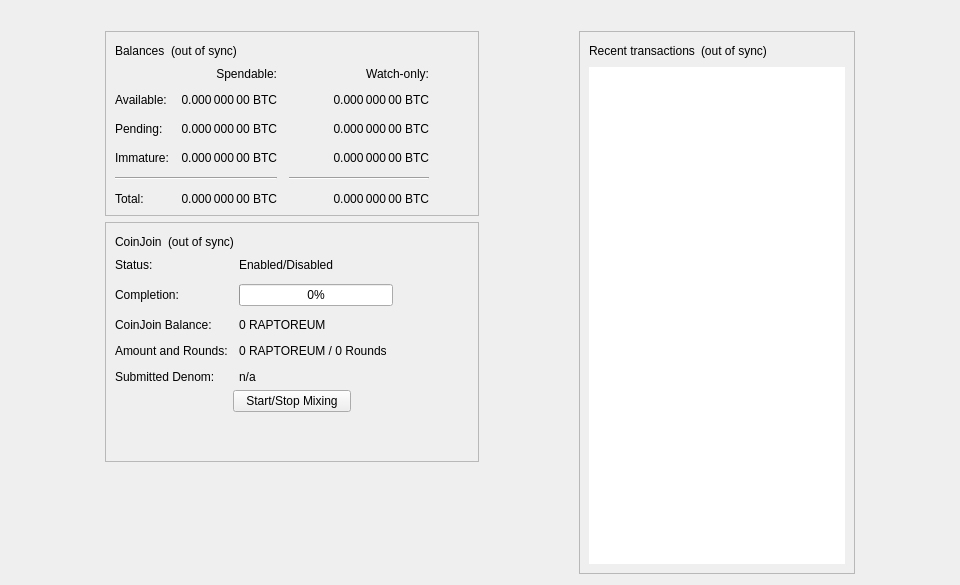
<?xml version="1.0" encoding="UTF-8"?>
<ui version="4.0">
 <class>OverviewPage</class>
 <widget class="QWidget" name="OverviewPage">
  <property name="geometry">
   <rect>
    <x>0</x>
    <y>0</y>
    <width>960</width>
    <height>585</height>
   </rect>
  </property>
  <property name="minimumSize">
   <size>
    <width>960</width>
    <height>0</height>
   </size>
  </property>
  <property name="windowTitle">
   <string>Form</string>
  </property>
  <layout class="QVBoxLayout" name="topLayout">
   <item>
    <widget class="QLabel" name="labelAlerts">
     <property name="visible">
      <bool>false</bool>
     </property>
     <property name="wordWrap">
      <bool>true</bool>
     </property>
     <property name="margin">
      <number>3</number>
     </property>
     <property name="textInteractionFlags">
      <set>Qt::TextSelectableByMouse</set>
     </property>
    </widget>
   </item>
   <item>
    <layout class="QHBoxLayout" name="horizontalLayout" stretch="1,0,1,0,1">
     <item>
      <spacer name="horizontalSpacerLeft">
       <property name="orientation">
        <enum>Qt::Horizontal</enum>
       </property>
       <property name="sizeType">
        <enum>QSizePolicy::Preferred</enum>
       </property>
       <property name="sizeHint" stdset="0">
        <size>
         <width>10</width>
         <height>20</height>
        </size>
       </property>
      </spacer>
     </item>
     <item>
      <layout class="QVBoxLayout" name="verticalLayout_2">
       <item>
        <widget class="QFrame" name="frame">
         <property name="frameShape">
          <enum>QFrame::StyledPanel</enum>
         </property>
         <property name="frameShadow">
          <enum>QFrame::Raised</enum>
         </property>
         <layout class="QVBoxLayout" name="verticalLayout_4">
          <item>
           <layout class="QHBoxLayout" name="horizontalLayout_4">
            <item>
             <widget class="QLabel" name="label_5">
              <property name="text">
               <string>Balances</string>
              </property>
             </widget>
            </item>
            <item>
             <widget class="QLabel" name="labelWalletStatus">
              <property name="toolTip">
               <string>The displayed information may be out of date. Your wallet automatically synchronizes with the 405Coin network after a connection is established, but this process has not completed yet.</string>
              </property>
              <property name="text">
               <string notr="true">(out of sync)</string>
              </property>
              <property name="alignment">
               <set>Qt::AlignLeading|Qt::AlignLeft|Qt::AlignVCenter</set>
              </property>
             </widget>
            </item>
            <item>
             <spacer name="horizontalSpacer_3">
              <property name="orientation">
               <enum>Qt::Horizontal</enum>
              </property>
              <property name="sizeHint" stdset="0">
               <size>
                <width>40</width>
                <height>20</height>
               </size>
              </property>
             </spacer>
            </item>
           </layout>
          </item>
          <item>
           <layout class="QGridLayout" name="gridLayout">
            <property name="spacing">
             <number>12</number>
            </property>
            <item row="2" column="2">
             <widget class="QLabel" name="labelWatchPending">
              <property name="cursor">
               <cursorShape>IBeamCursor</cursorShape>
              </property>
              <property name="toolTip">
               <string>Unconfirmed transactions to watch-only addresses</string>
              </property>
              <property name="text">
               <string notr="true">0.000 000 00 BTC</string>
              </property>
              <property name="alignment">
               <set>Qt::AlignRight|Qt::AlignTrailing|Qt::AlignVCenter</set>
              </property>
              <property name="textInteractionFlags">
               <set>Qt::LinksAccessibleByMouse|Qt::TextSelectableByKeyboard|Qt::TextSelectableByMouse</set>
              </property>
             </widget>
            </item>
            <item row="2" column="1">
             <widget class="QLabel" name="labelUnconfirmed">
              <property name="cursor">
               <cursorShape>IBeamCursor</cursorShape>
              </property>
              <property name="toolTip">
               <string>Total of transactions that have yet to be confirmed, and do not yet count toward the spendable balance</string>
              </property>
              <property name="text">
               <string notr="true">0.000 000 00 BTC</string>
              </property>
              <property name="alignment">
               <set>Qt::AlignRight|Qt::AlignTrailing|Qt::AlignVCenter</set>
              </property>
              <property name="textInteractionFlags">
               <set>Qt::LinksAccessibleByMouse|Qt::TextSelectableByKeyboard|Qt::TextSelectableByMouse</set>
              </property>
             </widget>
            </item>
            <item row="3" column="2">
             <widget class="QLabel" name="labelWatchImmature">
              <property name="cursor">
               <cursorShape>IBeamCursor</cursorShape>
              </property>
              <property name="toolTip">
               <string>Mined balance in watch-only addresses that has not yet matured</string>
              </property>
              <property name="text">
               <string notr="true">0.000 000 00 BTC</string>
              </property>
              <property name="alignment">
               <set>Qt::AlignRight|Qt::AlignTrailing|Qt::AlignVCenter</set>
              </property>
              <property name="textInteractionFlags">
               <set>Qt::LinksAccessibleByMouse|Qt::TextSelectableByKeyboard|Qt::TextSelectableByMouse</set>
              </property>
             </widget>
            </item>
            <item row="4" column="0" colspan="2">
             <widget class="Line" name="lineSpendableBalance">
              <property name="orientation">
               <enum>Qt::Horizontal</enum>
              </property>
             </widget>
            </item>
            <item row="4" column="2">
             <widget class="Line" name="lineWatchBalance">
              <property name="sizePolicy">
               <sizepolicy hsizetype="Preferred" vsizetype="Fixed">
                <horstretch>0</horstretch>
                <verstretch>0</verstretch>
               </sizepolicy>
              </property>
              <property name="minimumSize">
               <size>
                <width>140</width>
                <height>0</height>
               </size>
              </property>
              <property name="orientation">
               <enum>Qt::Horizontal</enum>
              </property>
             </widget>
            </item>
            <item row="5" column="0">
             <widget class="QLabel" name="labelTotalText">
              <property name="text">
               <string>Total:</string>
              </property>
             </widget>
            </item>
            <item row="3" column="1">
             <widget class="QLabel" name="labelImmature">
              <property name="cursor">
               <cursorShape>IBeamCursor</cursorShape>
              </property>
              <property name="toolTip">
               <string>Mined balance that has not yet matured</string>
              </property>
              <property name="text">
               <string notr="true">0.000 000 00 BTC</string>
              </property>
              <property name="alignment">
               <set>Qt::AlignRight|Qt::AlignTrailing|Qt::AlignVCenter</set>
              </property>
              <property name="textInteractionFlags">
               <set>Qt::LinksAccessibleByMouse|Qt::TextSelectableByKeyboard|Qt::TextSelectableByMouse</set>
              </property>
             </widget>
            </item>
            <item row="2" column="3">
             <spacer name="horizontalSpacer_2">
              <property name="orientation">
               <enum>Qt::Horizontal</enum>
              </property>
              <property name="sizeHint" stdset="0">
               <size>
                <width>40</width>
                <height>20</height>
               </size>
              </property>
             </spacer>
            </item>
            <item row="3" column="0">
             <widget class="QLabel" name="labelImmatureText">
              <property name="text">
               <string>Immature:</string>
              </property>
             </widget>
            </item>
            <item row="5" column="1">
             <widget class="QLabel" name="labelTotal">
              <property name="cursor">
               <cursorShape>IBeamCursor</cursorShape>
              </property>
              <property name="toolTip">
               <string>Your current total balance</string>
              </property>
              <property name="text">
               <string notr="true">0.000 000 00 BTC</string>
              </property>
              <property name="alignment">
               <set>Qt::AlignRight|Qt::AlignTrailing|Qt::AlignVCenter</set>
              </property>
              <property name="textInteractionFlags">
               <set>Qt::LinksAccessibleByMouse|Qt::TextSelectableByKeyboard|Qt::TextSelectableByMouse</set>
              </property>
             </widget>
            </item>
            <item row="5" column="2">
             <widget class="QLabel" name="labelWatchTotal">
              <property name="cursor">
               <cursorShape>IBeamCursor</cursorShape>
              </property>
              <property name="toolTip">
               <string>Current total balance in watch-only addresses</string>
              </property>
              <property name="text">
               <string notr="true">0.000 000 00 BTC</string>
              </property>
              <property name="alignment">
               <set>Qt::AlignRight|Qt::AlignTrailing|Qt::AlignVCenter</set>
              </property>
              <property name="textInteractionFlags">
               <set>Qt::LinksAccessibleByMouse|Qt::TextSelectableByKeyboard|Qt::TextSelectableByMouse</set>
              </property>
             </widget>
            </item>
            <item row="0" column="2">
             <widget class="QLabel" name="labelWatchonly">
              <property name="text">
               <string>Watch-only:</string>
              </property>
              <property name="alignment">
               <set>Qt::AlignRight|Qt::AlignTrailing|Qt::AlignVCenter</set>
              </property>
             </widget>
            </item>
            <item row="1" column="0">
             <widget class="QLabel" name="labelBalanceText">
              <property name="text">
               <string>Available:</string>
              </property>
             </widget>
            </item>
            <item row="1" column="1">
             <widget class="QLabel" name="labelBalance">
              <property name="cursor">
               <cursorShape>IBeamCursor</cursorShape>
              </property>
              <property name="toolTip">
               <string>Your current spendable balance</string>
              </property>
              <property name="text">
               <string notr="true">0.000 000 00 BTC</string>
              </property>
              <property name="alignment">
               <set>Qt::AlignRight|Qt::AlignTrailing|Qt::AlignVCenter</set>
              </property>
              <property name="textInteractionFlags">
               <set>Qt::LinksAccessibleByMouse|Qt::TextSelectableByKeyboard|Qt::TextSelectableByMouse</set>
              </property>
             </widget>
            </item>
            <item row="1" column="2">
             <widget class="QLabel" name="labelWatchAvailable">
              <property name="cursor">
               <cursorShape>IBeamCursor</cursorShape>
              </property>
              <property name="toolTip">
               <string>Your current balance in watch-only addresses</string>
              </property>
              <property name="text">
               <string notr="true">0.000 000 00 BTC</string>
              </property>
              <property name="alignment">
               <set>Qt::AlignRight|Qt::AlignTrailing|Qt::AlignVCenter</set>
              </property>
              <property name="textInteractionFlags">
               <set>Qt::LinksAccessibleByMouse|Qt::TextSelectableByKeyboard|Qt::TextSelectableByMouse</set>
              </property>
             </widget>
            </item>
            <item row="2" column="0">
             <widget class="QLabel" name="labelPendingText">
              <property name="text">
               <string>Pending:</string>
              </property>
             </widget>
            </item>
            <item row="0" column="1">
             <widget class="QLabel" name="labelSpendable">
              <property name="text">
               <string>Spendable:</string>
              </property>
              <property name="alignment">
               <set>Qt::AlignRight|Qt::AlignTrailing|Qt::AlignVCenter</set>
              </property>
             </widget>
            </item>
           </layout>
          </item>
         </layout>
        </widget>
       </item>
       <item>
        <widget class="QFrame" name="frameCoinJoin">
         <property name="layoutDirection">
          <enum>Qt::LeftToRight</enum>
         </property>
         <property name="frameShape">
          <enum>QFrame::StyledPanel</enum>
         </property>
         <property name="frameShadow">
          <enum>QFrame::Raised</enum>
         </property>
         <layout class="QVBoxLayout" name="VerticalLayout_PS1">
          <item>
           <layout class="QHBoxLayout" name="horizontalLayout_5">
            <item>
             <widget class="QLabel" name="labelCoinJoinHeader">
              <property name="text">
               <string notr="true">CoinJoin</string>
              </property>
             </widget>
            </item>
            <item>
             <widget class="QLabel" name="labelCoinJoinSyncStatus">
              <property name="toolTip">
               <string>The displayed information may be out of date. Your wallet automatically synchronizes with the 405Coin network after a connection is established, but this process has not completed yet.</string>
              </property>
              <property name="text">
               <string notr="true">(out of sync)</string>
              </property>
              <property name="alignment">
               <set>Qt::AlignLeading|Qt::AlignLeft|Qt::AlignVCenter</set>
              </property>
             </widget>
            </item>
            <item>
             <spacer name="horizontalSpacer_4">
              <property name="orientation">
               <enum>Qt::Horizontal</enum>
              </property>
              <property name="sizeHint" stdset="0">
               <size>
                <width>40</width>
                <height>20</height>
               </size>
              </property>
             </spacer>
            </item>
           </layout>
          </item>
          <item>
           <layout class="QFormLayout" name="coinJoinFormLayout">
            <property name="fieldGrowthPolicy">
             <enum>QFormLayout::AllNonFixedFieldsGrow</enum>
            </property>
            <property name="horizontalSpacing">
             <number>11</number>
            </property>
            <property name="verticalSpacing">
             <number>12</number>
            </property>
            <item row="0" column="0">
             <widget class="QLabel" name="labelCoinJoinEnabledText">
              <property name="text">
               <string>Status:</string>
              </property>
             </widget>
            </item>
            <item row="0" column="1">
             <widget class="QLabel" name="labelCoinJoinEnabled">
              <property name="text">
               <string>Enabled/Disabled</string>
              </property>
             </widget>
            </item>
            <item row="1" column="0">
             <widget class="QLabel" name="labelCompletitionText">
              <property name="text">
               <string>Completion:</string>
              </property>
             </widget>
            </item>
            <item row="1" column="1">
             <widget class="QProgressBar" name="coinJoinProgress">
              <property name="maximumSize">
               <size>
                <width>154</width>
                <height>16777215</height>
               </size>
              </property>
              <property name="value">
               <number>0</number>
              </property>
             </widget>
            </item>
            <item row="2" column="0">
             <widget class="QLabel" name="labelAnonymizedText">
              <property name="text">
               <string notr="true">CoinJoin Balance:</string>
              </property>
             </widget>
            </item>
            <item row="2" column="1">
             <widget class="QLabel" name="labelAnonymized">
              <property name="text">
               <string notr="true">0 RAPTOREUM</string>
              </property>
             </widget>
            </item>
            <item row="3" column="0">
             <widget class="QLabel" name="labelAmountAndRoundsText">
              <property name="text">
               <string>Amount and Rounds:</string>
              </property>
             </widget>
            </item>
            <item row="3" column="1">
             <widget class="QLabel" name="labelAmountRounds">
              <property name="text">
               <string notr="true">0 RAPTOREUM / 0 Rounds</string>
              </property>
             </widget>
            </item>
            <item row="4" column="0">
             <widget class="QLabel" name="labelSubmittedDenomText">
              <property name="text">
               <string>Submitted Denom:</string>
              </property>
             </widget>
            </item>
            <item row="4" column="1">
             <widget class="QLabel" name="labelSubmittedDenom">
              <property name="toolTip">
               <string>The denominations you submitted to the Smartnode.&lt;br&gt;To mix, other users must submit the exact same denominations.</string>
              </property>
              <property name="text">
               <string>n/a</string>
              </property>
              <property name="wordWrap">
               <bool>true</bool>
              </property>
             </widget>
            </item>
           </layout>
          </item>
          <item>
           <layout class="QVBoxLayout" name="VerticalLayout_PS">
            <item>
             <layout class="QHBoxLayout" name="horizontalLayout_3">
              <property name="topMargin">
               <number>0</number>
              </property>
              <item>
               <spacer name="horizontalSpacer_5">
                <property name="orientation">
                 <enum>Qt::Horizontal</enum>
                </property>
                <property name="sizeHint" stdset="0">
                 <size>
                  <width>40</width>
                  <height>20</height>
                 </size>
                </property>
               </spacer>
              </item>
              <item>
               <widget class="QPushButton" name="toggleCoinJoin">
                <property name="sizePolicy">
                 <sizepolicy hsizetype="MinimumExpanding" vsizetype="Fixed">
                  <horstretch>0</horstretch>
                  <verstretch>0</verstretch>
                 </sizepolicy>
                </property>
                <property name="text">
                 <string>Start/Stop Mixing</string>
                </property>
               </widget>
              </item>
              <item>
               <spacer name="horizontalSpacer_6">
                <property name="orientation">
                 <enum>Qt::Horizontal</enum>
                </property>
                <property name="sizeHint" stdset="0">
                 <size>
                  <width>40</width>
                  <height>20</height>
                 </size>
                </property>
               </spacer>
              </item>
             </layout>
            </item>
            <item>
             <spacer name="verticalSpacer_3">
              <property name="orientation">
               <enum>Qt::Vertical</enum>
              </property>
              <property name="sizeHint" stdset="0">
               <size>
                <width>20</width>
                <height>40</height>
               </size>
              </property>
             </spacer>
            </item>
           </layout>
          </item>
         </layout>
        </widget>
       </item>
       <item>
        <spacer name="verticalSpacer">
         <property name="orientation">
          <enum>Qt::Vertical</enum>
         </property>
         <property name="sizeHint" stdset="0">
          <size>
           <width>20</width>
           <height>40</height>
          </size>
         </property>
        </spacer>
       </item>
      </layout>
     </item>
     <item>
      <spacer name="horizontalSpacerCenter">
       <property name="orientation">
        <enum>Qt::Horizontal</enum>
       </property>
       <property name="sizeHint" stdset="0">
        <size>
         <width>10</width>
         <height>20</height>
        </size>
       </property>
      </spacer>
     </item>
     <item>
      <layout class="QVBoxLayout" name="verticalLayout_3">
       <item>
        <widget class="QFrame" name="frame_2">
         <property name="frameShape">
          <enum>QFrame::StyledPanel</enum>
         </property>
         <property name="frameShadow">
          <enum>QFrame::Raised</enum>
         </property>
         <layout class="QVBoxLayout" name="verticalLayout">
          <item>
           <layout class="QHBoxLayout" name="horizontalLayout_2">
            <item>
             <widget class="QLabel" name="label_4">
              <property name="text">
               <string>Recent transactions</string>
              </property>
             </widget>
            </item>
            <item>
             <widget class="QLabel" name="labelTransactionsStatus">
              <property name="toolTip">
               <string>The displayed information may be out of date. Your wallet automatically synchronizes with the 405Coin network after a connection is established, but this process has not completed yet.</string>
              </property>
              <property name="text">
               <string notr="true">(out of sync)</string>
              </property>
              <property name="alignment">
               <set>Qt::AlignLeading|Qt::AlignLeft|Qt::AlignVCenter</set>
              </property>
             </widget>
            </item>
            <item>
             <spacer name="horizontalSpacer">
              <property name="orientation">
               <enum>Qt::Horizontal</enum>
              </property>
              <property name="sizeHint" stdset="0">
               <size>
                <width>40</width>
                <height>20</height>
               </size>
              </property>
             </spacer>
            </item>
           </layout>
          </item>
          <item>
           <widget class="QListView" name="listTransactions">
            <property name="frameShape">
             <enum>QFrame::NoFrame</enum>
            </property>
            <property name="verticalScrollBarPolicy">
             <enum>Qt::ScrollBarAlwaysOff</enum>
            </property>
            <property name="horizontalScrollBarPolicy">
             <enum>Qt::ScrollBarAlwaysOff</enum>
            </property>
            <property name="selectionMode">
             <enum>QAbstractItemView::NoSelection</enum>
            </property>
           </widget>
          </item>
         </layout>
        </widget>
       </item>
      </layout>
     </item>
     <item>
      <spacer name="horizontalSpacerRight">
       <property name="orientation">
        <enum>Qt::Horizontal</enum>
       </property>
       <property name="sizeType">
        <enum>QSizePolicy::Preferred</enum>
       </property>
       <property name="sizeHint" stdset="0">
        <size>
         <width>10</width>
         <height>20</height>
        </size>
       </property>
      </spacer>
     </item>
    </layout>
   </item>
  </layout>
 </widget>
 <resources/>
 <connections/>
</ui>
